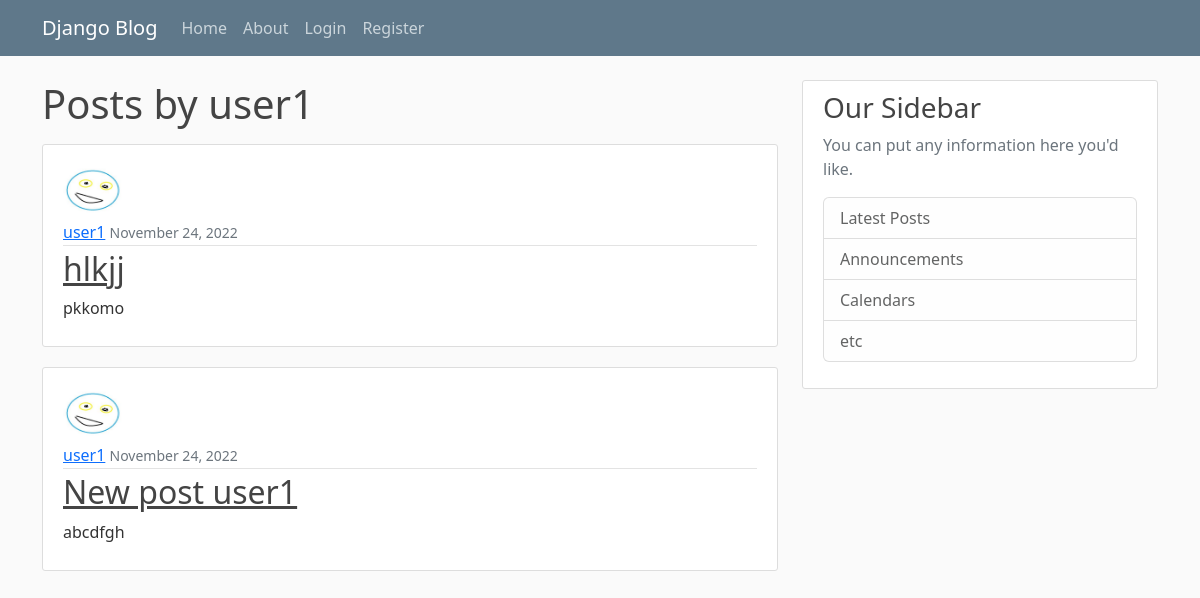
Screenshot of /user/user1 with the database file from the repository.
### blog/models.py (models this page shows, shortened)
class Post(models.Model):
    title = models.CharField(max_length=50)
    content = models.TextField()
    date_posted = models.DateTimeField(default=timezone.now())
    author = models.ForeignKey(User, on_delete=models.CASCADE)

### users/models.py (models this page shows, shortened)
class Profile(models.Model):
    user = models.OneToOneField(User, on_delete=models.CASCADE)
    image = models.ImageField(default='mypicture.jpg', upload_to='profile_pics')

### blog/views.py (the view)
# urls.py: path('user/<str:username>', UserPostListView.as_view(), name='user-posts'),
class UserPostListView(ListView):
    model = Post
    template_name = 'blog/user_posts.html'
    context_object_name = 'posts'
    paginate_by = 5
    def get_queryset(self):
        user = get_object_or_404(User, username=self.kwargs.get('username'))
        return Post.objects.filter(author=user).order_by('-date_posted')

### blog/templates/blog/user_posts.html (shortened to what this page needs)
{% extends "blog/base.html" %}
{% block content %}
    <h1 class="mb-3"> Posts by {{ view.kwargs.username }} </h1>
    {% for post in posts %}
        <article class="media content-section">
            <img class= "rounded-circle article-img" src="{{ post.author.profile.image.url }}" >
            <div class="media-body">
                <div class="article-metadata">
                    <a class="mr-2" href="{% url 'user-posts' post.author.username %}">{{ post.author }}</a>
                    <small class="text-muted">{{ post.date_posted | date:"F d, Y" }}</small>
            </div>
            <h2><a class="article-title" href="{% url 'post-detail' post.id %}">{{ post.title }}</a></h2>
            <p class="article-content">{{ post.content }}</p>
        </div>
        </article>
    {% endfor %}
{% endblock content %}

### blog/static/blog/main.css (style rules this page uses)
body { background: #fafafa; color: #333333; margin-top: 5rem; }
h1, h2, h3, h4, h5, h6 { color: #444444; }
.content-section { background: #ffffff; padding: 10px 20px; border: 1px solid #dddddd; border-radius: 3px; margin-bottom: 20px; }
.article-title { color: #444444; }
.article-content { white-space: pre-line; }
.article-img { height: 65px; width: 65px; margin-right: 16px; }
.article-metadata { padding-bottom: 1px; margin-bottom: 4px; border-bottom: 1px solid #e3e3e3 }

### rows the page displays
Post: author.profile.image (picture), author "user1", date_posted "November 24, 2022", title "hlkjj", content "pkkomo"
Post: author.profile.image (picture), author "user1", date_posted "November 24, 2022", title "New post user1", content "abcdfgh"

### other values shown
{{ view.kwargs.username }} "user1"
